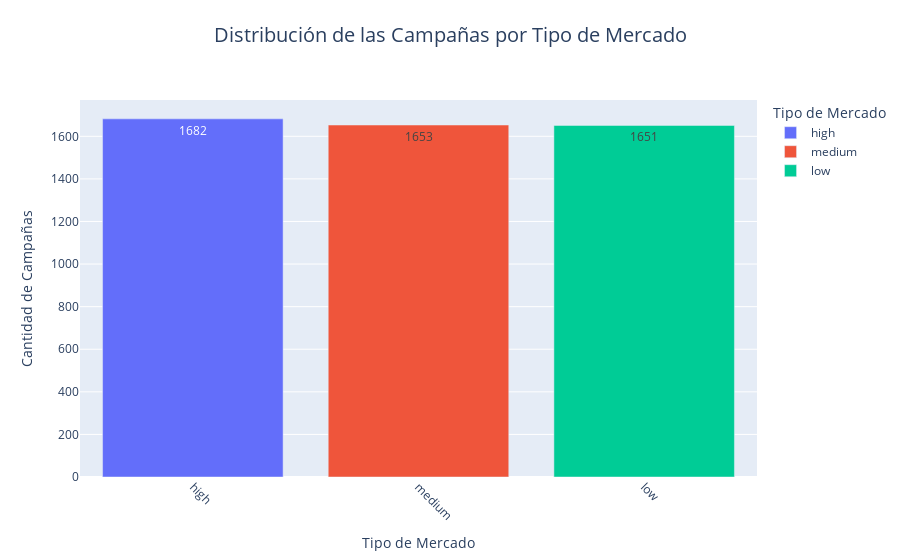

The cell this chart's notebook holds for it:
### Code cell
# Contar el número de entradas por 'Market_Segment'
market_counts = df2['Market_Segment'].value_counts().reset_index()
market_counts.columns = ['Market_Segment', 'Count']

# Crear el gráfico de barras
fig = px.bar(
    market_counts,
    x='Market_Segment',
    y='Count',
    title='Distribución de las Campañas por Tipo de Mercado',
    labels={
        'Market_Segment': 'Tipo de Mercado',
        'Count': 'Cantidad de Campañas'
    },
    color='Market_Segment',
    text='Count'  # Añade etiquetas con los valores
)

# Mejorar la visualización
fig.update_traces(texttemplate='%{text}', textposition='inside')
fig.update_layout(
    uniformtext_minsize=8,
    uniformtext_mode='hide',
    xaxis_title='Tipo de Mercado',
    yaxis_title='Cantidad de Campañas',
    title={
        'y':0.95,
        'x':0.5,
        'xanchor': 'center',
        'yanchor': 'top'
    },
    title_font_size=20
)

# Rotar etiquetas del eje X para mejor legibilidad
fig.update_xaxes(tickangle=45)

# Mostrar el gráfico
fig.show()

### Figure 1 — Plotly figure (JSON) as saved in the notebook; plotly's stock layout.template omitted (floating-point values rounded to 4 significant figures)
{"data": [{"alignmentgroup": "True", "hovertemplate": "Tipo de Mercado=%{x}<br>Cantidad de Campañas=%{text}<extra></extra>", "legendgroup": "high", "marker": {"color": "#636efa", "pattern": {"shape": ""}}, "name": "high", "offsetgroup": "high", "orientation": "v", "showlegend": true, "text": [1682], "textposition": "inside", "texttemplate": "%{text}", "type": "bar", "x": ["high"], "xaxis": "x", "y": [1682], "yaxis": "y"}, {"alignmentgroup": "True", "hovertemplate": "Tipo de Mercado=%{x}<br>Cantidad de Campañas=%{text}<extra></extra>", "legendgroup": "medium", "marker": {"color": "#EF553B", "pattern": {"shape": ""}}, "name": "medium", "offsetgroup": "medium", "orientation": "v", "showlegend": true, "text": [1653], "textposition": "inside", "texttemplate": "%{text}", "type": "bar", "x": ["medium"], "xaxis": "x", "y": [1653], "yaxis": "y"}, {"alignmentgroup": "True", "hovertemplate": "Tipo de Mercado=%{x}<br>Cantidad de Campañas=%{text}<extra></extra>", "legendgroup": "low", "marker": {"color": "#00cc96", "pattern": {"shape": ""}}, "name": "low", "offsetgroup": "low", "orientation": "v", "showlegend": true, "text": [1651], "textposition": "inside", "texttemplate": "%{text}", "type": "bar", "x": ["low"], "xaxis": "x", "y": [1651], "yaxis": "y"}], "layout": {"barmode": "relative", "legend": {"title": {"text": "Tipo de Mercado"}, "tracegroupgap": 0}, "title": {"font": {"size": 20}, "text": "Distribución de las Campañas por Tipo de Mercado", "x": 0.5, "xanchor": "center", "y": 0.95, "yanchor": "top"}, "uniformtext": {"minsize": 8, "mode": "hide"}, "xaxis": {"anchor": "y", "categoryarray": ["high", "medium", "low"], "categoryorder": "array", "domain": [0, 1], "tickangle": 45, "title": {"text": "Tipo de Mercado"}}, "yaxis": {"anchor": "x", "domain": [0, 1], "title": {"text": "Cantidad de Campañas"}}}}
